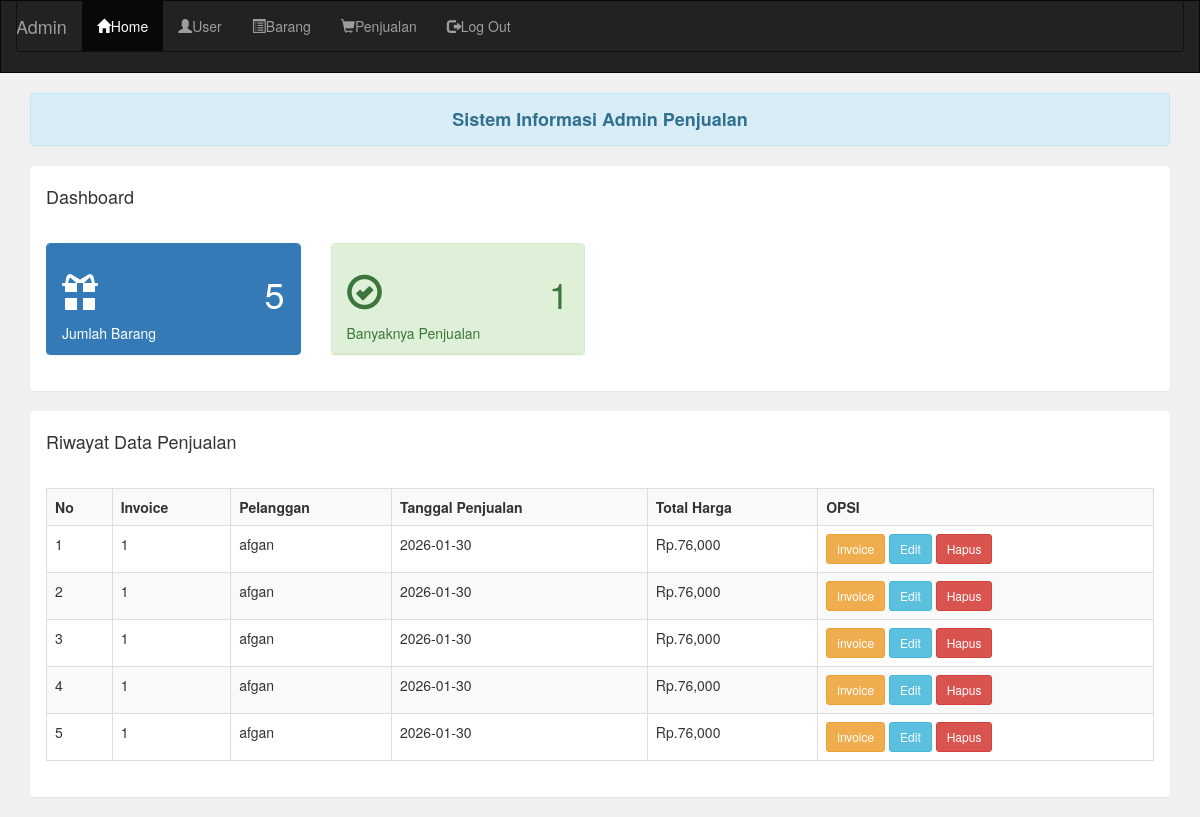
The page /admin/index.php (signed in) on the database its author committed.
### tables this page shows
CREATE TABLE `penjualan` (
  `id_jual` int(11) NOT NULL,
  `tgl_jual` date NOT NULL,
  `total_harga` int(11) NOT NULL,
  `user_id` int(11) NOT NULL
);

CREATE TABLE `user` (
  `user_id` int(11) NOT NULL,
  `username` varchar(225) NOT NULL,
  `password` varchar(225) NOT NULL,
  `user_nama` varchar(225) NOT NULL,
  `user_status` int(11) NOT NULL
);

### admin/index.php (the view, shortened to what this page needs)
<?php
include 'header.php';
include '../koneksi.php';
?>
<div class="container">
    <div class="alert alert-info text-center">
        <h4 style="margin-bottom: 0px;"> <b>Sistem Informasi Admin Penjualan</b></h4>
    </div>
<div class="panel">
    <div class="panel-heading">
        <h4>Dashboard</h4>
    </div>
    <div class="panel-body">
        <div class="row">
            <div class="col-md-3">
                <div class="panel panel-primary">
                    <div class="panel-heading">
                        <h1>
                            <i class="glyphicon glyphicon-gift"></i>
                            <span class="pull-right">
                                <?php
                                     $barang=mysqli_query($koneksi, "select *from barang");
                                     echo mysqli_num_rows($barang);
                                ?>
                                </span>
                        </h1>
                        Jumlah Barang
                    </div>
                </div>
            </div>
             <div class="col-md-3">
                <div class="panel panel-success">
                    <div class="panel-heading">
                        <h1>
                            <i class="glyphicon glyphicon-ok-circle"></i>
                            <span class="pull-right">
                                <?php
                                     $penjualan=mysqli_query($koneksi, "select *from penjualan");
                                     echo mysqli_num_rows($penjualan);
                                ?>
                                </span>
                        </h1>
                        Banyaknya Penjualan
                    </div>
                </div>
            </div>
</div>
</div>
</div>
    <div class="panel">
<div class="panel-heading">
    <h4>Riwayat Data Penjualan</h4>
</div>
<div class="panel-body">
    <table class="table table-bordered table-striped">
        <tr>
            <th>No</th>
            <th>Invoice</th>
            <th>Pelanggan</th>
            <th>Tanggal Penjualan</th>
            <th>Total Harga</th>
            <th>OPSI</th>
        </tr>
<?php
$no=1;
$data = mysqli_query($koneksi, "select *from penjualan,user,barang WHERE penjualan.user_id = user.user_id ORDER BY id_jual DESC");
while ($d=mysqli_fetch_array($data)){
?>
    <tr>
        <td><?php echo $no++; ?></td>
        <td><?php echo $d['user_id']; ?></td>
        <td><?php echo $d['username']; ?></td>
        <td><?php echo $d['tgl_jual']; ?></td>
        <td><?php echo "Rp." .number_format($d['total_harga']); ?></td>
        <td>
            <a href="invoice.php?id=<?php echo $d['id_jual']; ?>" class="btn btn-sm btn-warning">invoice</a>
            <a href="penjualan_edit.php?id=<?php echo $d['id_jual']; ?>" class="btn btn-sm btn-info">Edit</a>
            <a href="penjualan_hapus.php?id=<?php echo $d['id_jual']; ?>" class="btn btn-sm btn-danger">Hapus</a>
        </td>
</tr>
<?php
}
?>
    </table>
</div>
</div>
</div>

### rows shown on the page
penjualan: user.user_id "1", user.username "afgan", tgl_jual "2026-01-30", total_harga "76,000"

### other values the page prints
mysqli_num_rows($barang) "5"
mysqli_num_rows($penjualan) "1"
